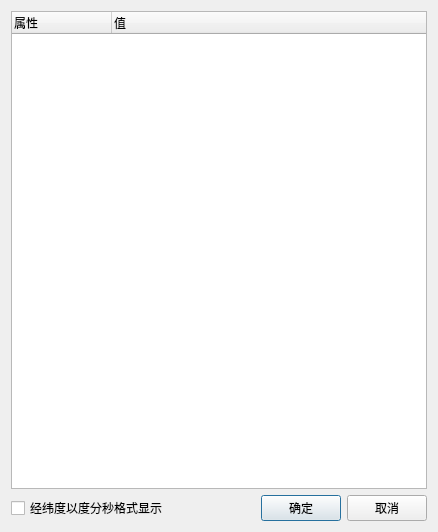
<?xml version="1.0" encoding="UTF-8"?>
<ui version="4.0">
 <class>FeatureEditDlg</class>
 <widget class="QDialog" name="FeatureEditDlg">
  <property name="geometry">
   <rect>
    <x>0</x>
    <y>0</y>
    <width>438</width>
    <height>532</height>
   </rect>
  </property>
  <property name="windowTitle">
   <string>地理元素编辑器</string>
  </property>
  <layout class="QVBoxLayout" name="verticalLayout">
   <item>
    <widget class="QTreeWidget" name="m_geoTree">
     <column>
      <property name="text">
       <string>属性</string>
      </property>
     </column>
     <column>
      <property name="text">
       <string>值</string>
      </property>
     </column>
    </widget>
   </item>
   <item>
    <layout class="QHBoxLayout" name="horizontalLayout">
     <item>
      <widget class="QCheckBox" name="m_formatCheck">
       <property name="text">
        <string>经纬度以度分秒格式显示</string>
       </property>
      </widget>
     </item>
     <item>
      <spacer name="horizontalSpacer">
       <property name="orientation">
        <enum>Qt::Horizontal</enum>
       </property>
       <property name="sizeHint" stdset="0">
        <size>
         <width>40</width>
         <height>20</height>
        </size>
       </property>
      </spacer>
     </item>
     <item>
      <widget class="QPushButton" name="m_okBtn">
       <property name="text">
        <string>确定</string>
       </property>
      </widget>
     </item>
     <item>
      <widget class="QPushButton" name="m_cancelBtn">
       <property name="text">
        <string>取消</string>
       </property>
      </widget>
     </item>
    </layout>
   </item>
  </layout>
 </widget>
 <layoutdefault spacing="6" margin="11"/>
 <resources/>
 <connections/>
</ui>
